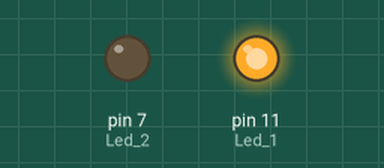
This sketch was run on a simulated Arduino Uno, built with avr-gcc and run on an emulated ATmega328P. On the bench: output pins drawn as LEDs (lit = HIGH).

Above: at 0.1 s.
At 2.2 s:
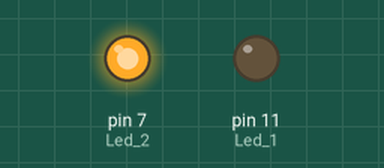
At 5.7 s:
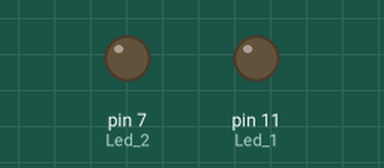
Timing chart, 0 to 7.8 s (numbered marks = the images above):
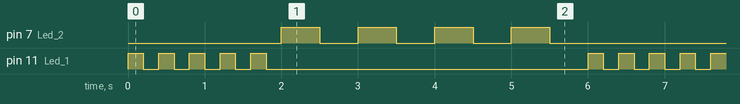

The sketch:

dual_led_blink_pattern.ino
```cpp
#define Led_1 11
#define Led_2 7

int n1 = 5;
int n2 = 4;


void setup() {
  // put your setup code here, to run once:
pinMode(Led_1, OUTPUT);
pinMode(Led_2, OUTPUT);
Serial.begin(9600);
}

void loop() {
  // put your main code here, to run repeatedly:

for(int i = 0; i < n1; i++)
{
 digitalWrite(Led_1, HIGH);
 delay(200);
 digitalWrite(Led_1, LOW);
 delay(200);
}

for(int i = 0; i < n2; i++)
{
 digitalWrite(Led_2, HIGH);
 delay(500);
 digitalWrite(Led_2, LOW);
 delay(500);
}
}
```

Measured:
- by itself, pin 7 (Led_2): repeats every 6.0 s: 3 × (LOW 0.50 s, HIGH 0.50 s), LOW 2.5 s, HIGH 0.50 s
- by itself, pin 11 (Led_1): repeats every 6.0 s: 4 × (LOW 0.20 s, HIGH 0.20 s), LOW 4.2 s, HIGH 0.20 s
- by itself, everything shown: repeats every 6.0 s, in 18 steps
